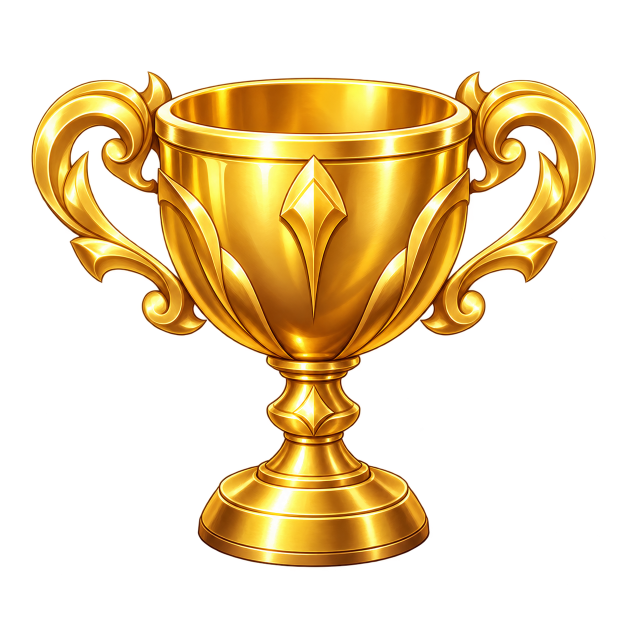
#> input picture docs/grafika/ikony/puchary/zloty.png, 1254 x 1254 px, found by its file name (shown at 1/2 size); its folder holds 3 pictures in this run
$ python trophies.py
#> lines starting #> are read from the running program, lines starting #| are printed output that depends on the picture
"""Ranking trophies: docs/grafika/ikony/puchary/{zloty,srebrny,brazowy}.png -> public/assets/ui/puchar_*.png.

The originals are 1254 px and over 1 MB each; in the ranking table a cup is about 28 px tall,
so the game gets a 96 px square (sharp on high-density screens), cropped to the cup and centred.
Run from the repo root: python3 scripts/assets/trophies.py
"""

from pathlib import Path

from PIL import Image

SRC = Path('docs/grafika/ikony/puchary')
OUT = Path('public/assets/ui')
SIZE = 96

for name in ('zloty', 'srebrny', 'brazowy'):
    im = Image.open(SRC / f'{name}.png').convert('RGBA')
#> im is the input picture: PIL image 1254x1254 RGBA; mean R, G, B, A 77.5, 55.5, 16.6, 89.6
    im = im.crop(im.getchannel('A').getbbox())
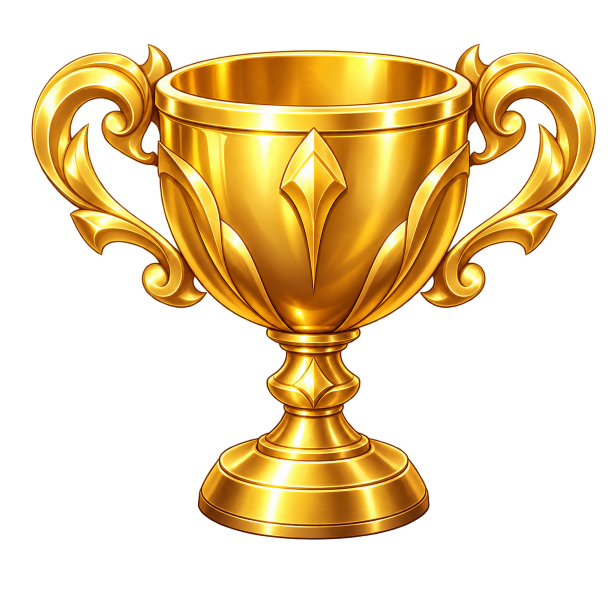
#> im: PIL image 1226x1199 RGBA (shown at 1/2 size); mean R, G, B, A 83, 59.4, 17.7, 95.8; transparent parts drawn white
    side = max(im.size)
#> side = 1226
    square = Image.new('RGBA', (side, side), (0, 0, 0, 0))
#> square: PIL image 1226x1226 RGBA; every value is 0
    square.paste(im, ((side - im.width) // 2, (side - im.height) // 2))
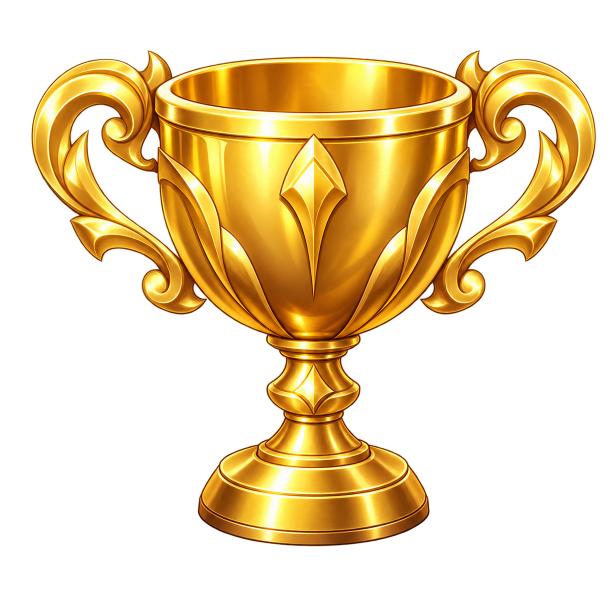
#> square: PIL image 1226x1226 RGBA (shown at 1/2 size); mean R, G, B, A 81.1, 58.1, 17.3, 93.7; transparent parts drawn white
    square = square.resize((SIZE, SIZE), Image.LANCZOS)
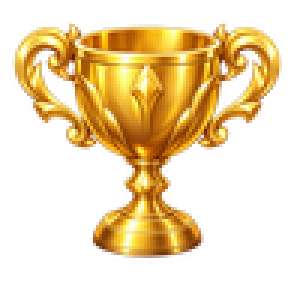
#> square: PIL image 96x96 RGBA (shown 3 times larger); mean R, G, B, A 90.3, 64.2, 19.7, 93.8; transparent parts drawn white
    target = OUT / f'puchar_{name}.png'
    square.save(target, optimize=True)
#> (the run stopped early here; a loop or call above may not have finished)
